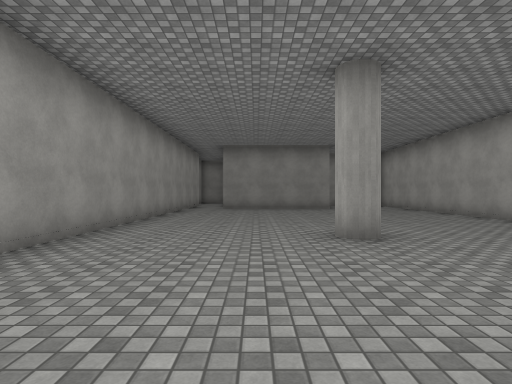
view 1 (above)

19 first-person views from a walk through a scene from a Unity 3-D project. The camera is 1.4 m above the floor, looks level and sees 80° across. The floor is counted in squares, 2 m on a side. Each view is taken from the middle of a square. On the plan, view 1 faces up. The plan holds only what a view shows up to about 10 squares ahead; the rest is blank. The place goes on beyond the plan. The player is left out. Door leaves are left out, so doorways stand open. Surface patterns are stand-ins for the level's own textures.

view 2
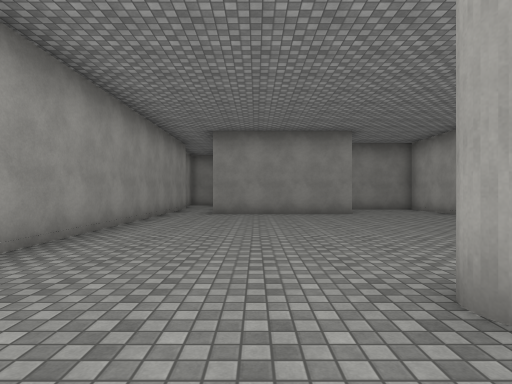

view 3
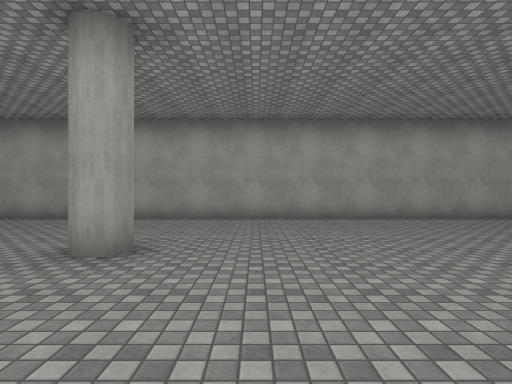

view 4
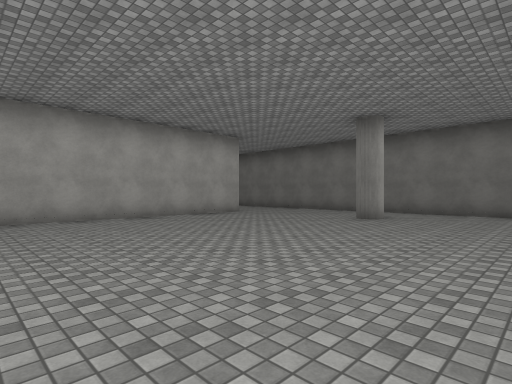

view 5
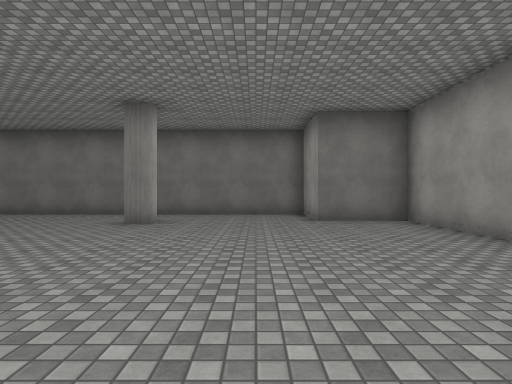

view 6
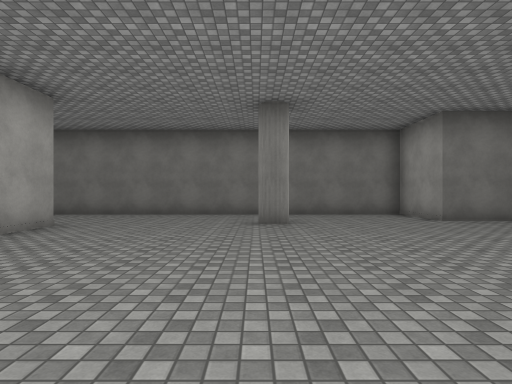

view 7
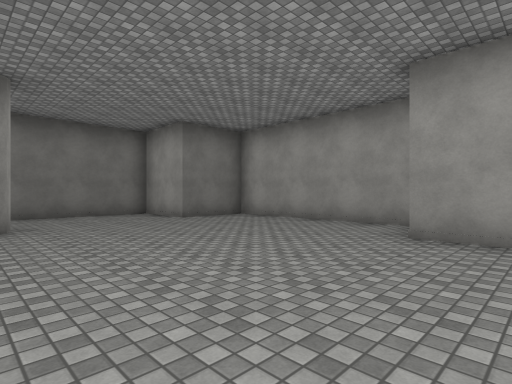

view 8
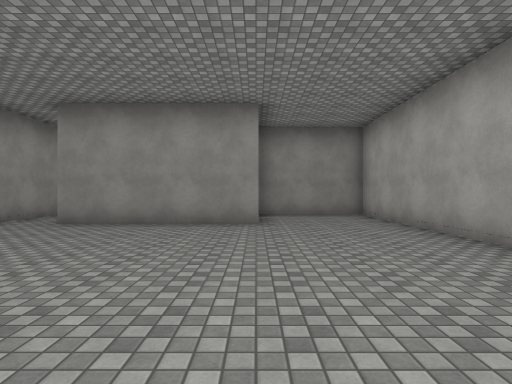

view 9
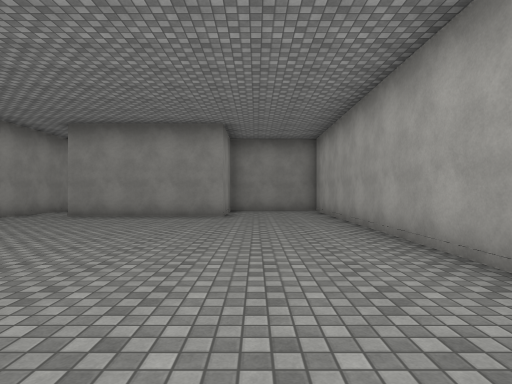

view 10
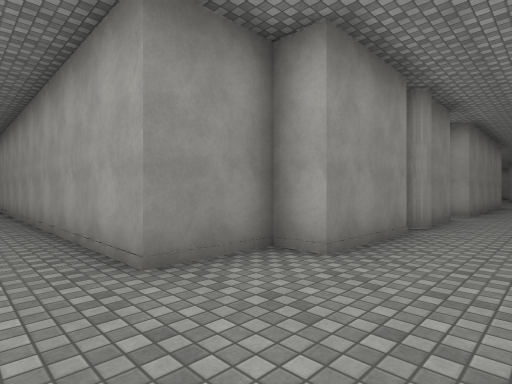

view 11
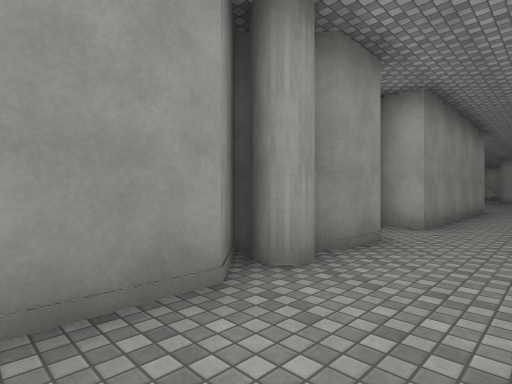

view 12
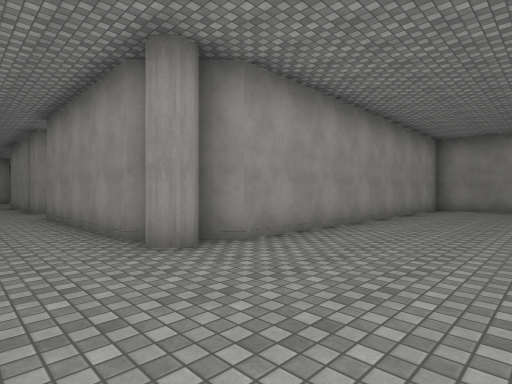

view 13
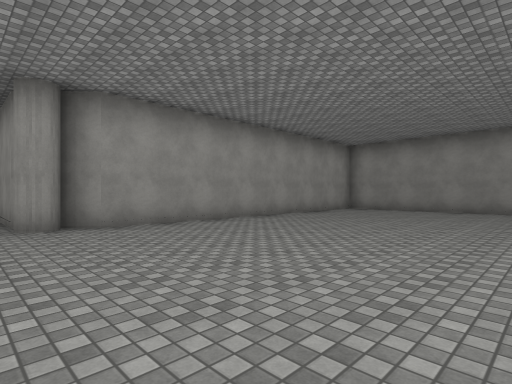

view 14
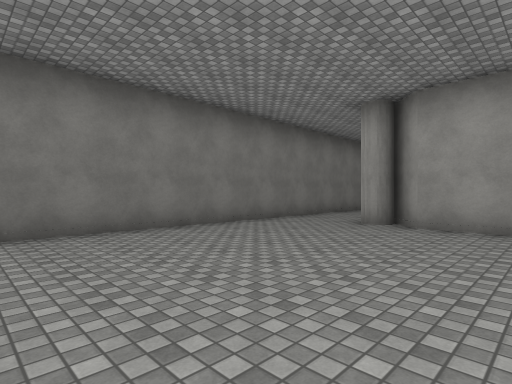

view 15
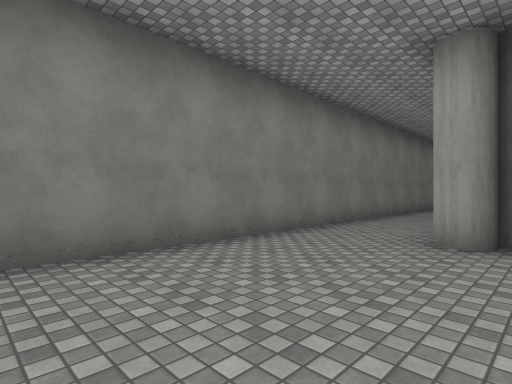

view 16
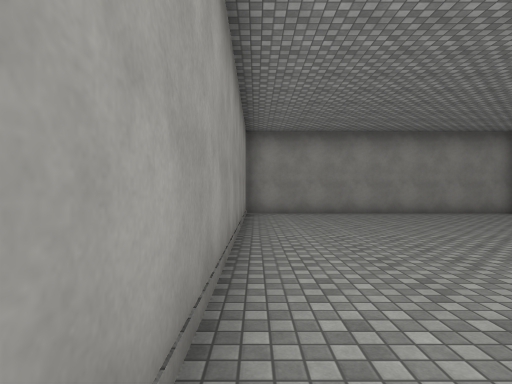

view 17
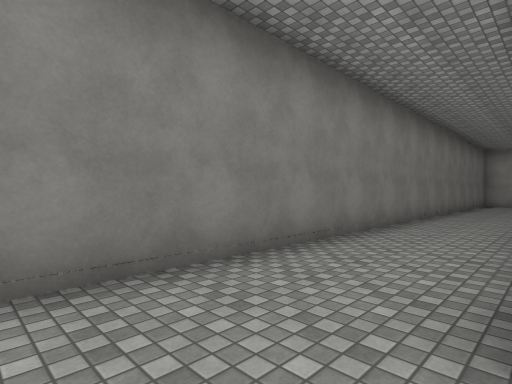

view 18
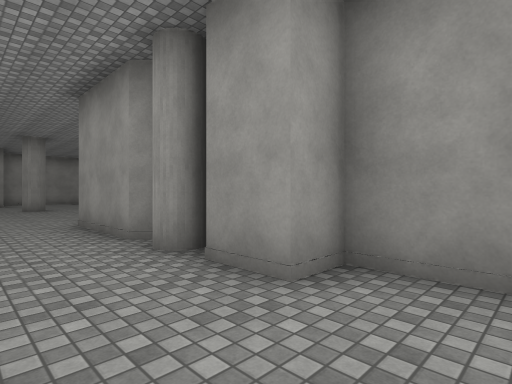

view 19
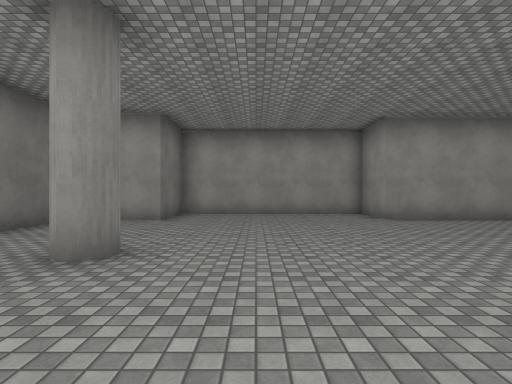

### Floor plan
Points are (right, up) in squares from view 1. A wall is a line through its corners. A room is listed if a view was taken in it or the views show most of it. See-through windows are left out.
Room 1 (views 1, 2, 3, 4, 5, 6, 7, 8, 9, 10, 19)
walls: (8, -6.1) (8, -5.3) (6.2, -5.3) (6.2, 15.2) (3, 15.2); (-2.9, 12.6) (-2.9, -0.6) (-4.7, -0.6) (-4.7, -6.3) (-2.5, -6.3) (-2.5, -8.5) (6.5, -8.5); (3.1, 14) (3.1, 12.7) (-1.4, 12.7)
ways out: opening at (7.5, -7.5) to room 2; opening at (-2, 12)
objects: column (2, -6); column (2, 5)
Room 2 (views 11, 12, 13, 14, 15, 16, 17, 18)
walls: (20.5, -6.1) (15.3, -6.1) (15.3, -5.4); (14.9, -5.3) (13.5, -5.3) (13.5, -6.1) (12.4, -6.1); (28.5, 4.9) (21.7, 4.9) (21.7, -4.9) (21.2, -5.5); (11.5, -5.2) (10.5, -6.1) (8, -6.1); (6.5, -8.5) (27.6, -8.5)
ways out: opening at (7.5, -7.5) to room 1
objects: column (12, -6); column (21, -6)

Positions as (right, up) in squares from view 1, and headings:
1: (0, 0), facing up
2: (0, 3), facing up
3: (-2, 3), facing right
4: (-2, 2), facing down-right
5: (-1, 1), facing down
6: (2, 1), facing down
7: (2, 1), facing down-left
8: (3, 6), facing up
9: (4, 4), facing up
10: (5, -8), facing up-right
11: (9, -8), facing up-right
12: (25, -8), facing up-left
13: (28, -7), facing up-left
14: (28, -3), facing down-left
15: (26, -5), facing down-left
16: (22, -5), facing up
17: (15, -6), facing down-left
18: (15, -8), facing up-left
19: (5, -4), facing left
